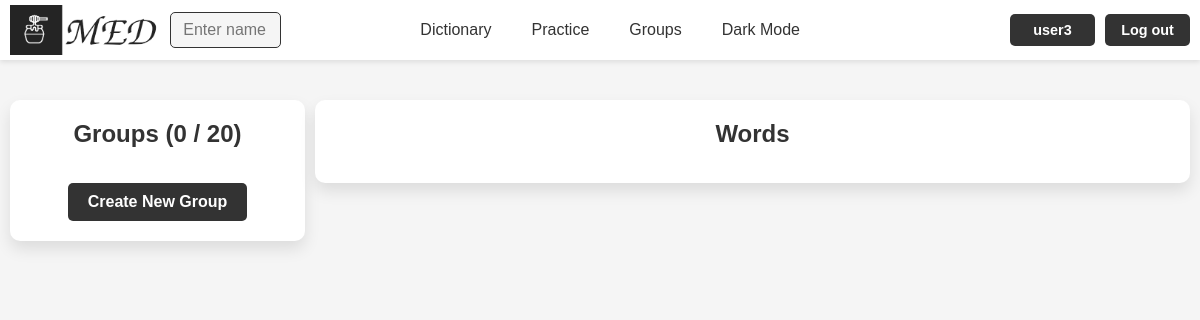
The app's page /groups/ (signed in), older data.
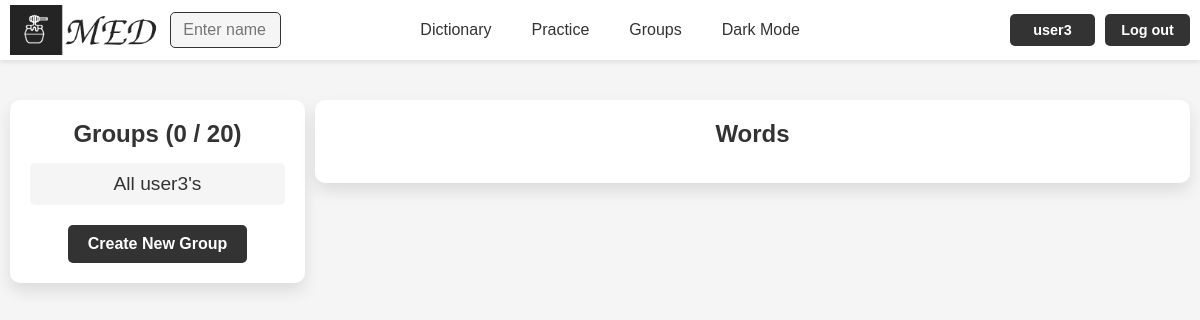
The same page, newer data.
### med/models.py (models this page shows, shortened)
class WordGroup(models.Model):
    name = models.CharField(max_length=100)
    words = models.ManyToManyField(Word, blank=True)
    user = models.ForeignKey(User, on_delete=models.CASCADE)
    is_main = models.BooleanField(verbose_name='main', default=False)
    uses_users = models.ManyToManyField(User, blank=True, related_name='uses_of_group')
    class Meta:
        ordering = ['name']
        indexes = [
            models.Index(fields=['name'])
        ]

### med/views.py (the view)
# urls.py: path('groups/', views.GroupListView.as_view(), name='groups'),
class GroupListView(BaseGroupView):
    model = WordGroup
    def get_context_data(self, **kwargs):
        context = self.get_common_context(**kwargs)
        context['title'] = "Groups"
        context['title1'] = "Words"
        context['is_group'] = False
        return context

### med/views.py (called while the page is built)
    def get_common_context(self, **kwargs):
        context = super().get_context_data(**kwargs)
        context['groups'] = WordGroup.objects.filter(user=self.request.user).order_by('-is_main', 'name')
        context['used_groups'] = WordGroup.objects.filter(uses_users=self.request.user)
        context['len_groups'] = max(context['groups'].count() + context['used_groups'].count() - 1, 0)
        context['max_group_count'] = MAX_GROUP_COUNT if self.request.user.username != 'grouper' else 100
        return context

### med/templates/med/groups.html (shortened to what this page needs)
{% extends "base.html" %}
{% load static %}
{% block content %}
<div class="group-container">
    <div class="group-list">
        <h2>{{ title }} ({{ len_groups }} / {{ max_group_count }}) </h2>
        <div class="group-blocks">
            {% for group in groups %}
            {% if group.id == group_id %}
                <div class="group-block group-block-selected">
                    <p>{{ group.name }}</p>
                </div>
            {% else %}
                <a href="{% url 'group_words' group.id %}">
                    <div class="group-block">
                        <p>{{ group.name }}</p>
                    </div>
                </a>
            {% endif %}
            {% endfor %}
        </div>
        {% if len_groups < max_group_count %}
            <a href="{% url 'create_group' %}" class="buttons">Create New Group</a>
        {% endif %}
    </div>
    <div class="word-list-container">
        <h2>{{ title1 }}</h2>
    </div>
</div>
{% endblock %}

Row changes from the older to the newer data that the page shows:
added WordGroup: name "All user3's"
